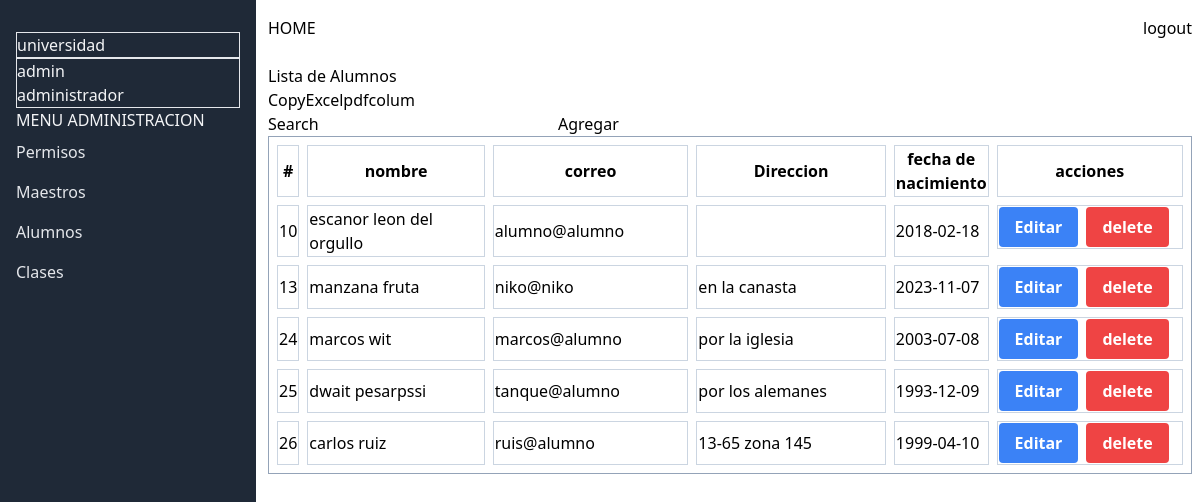
Page /admin/alumnos on the earlier database version.
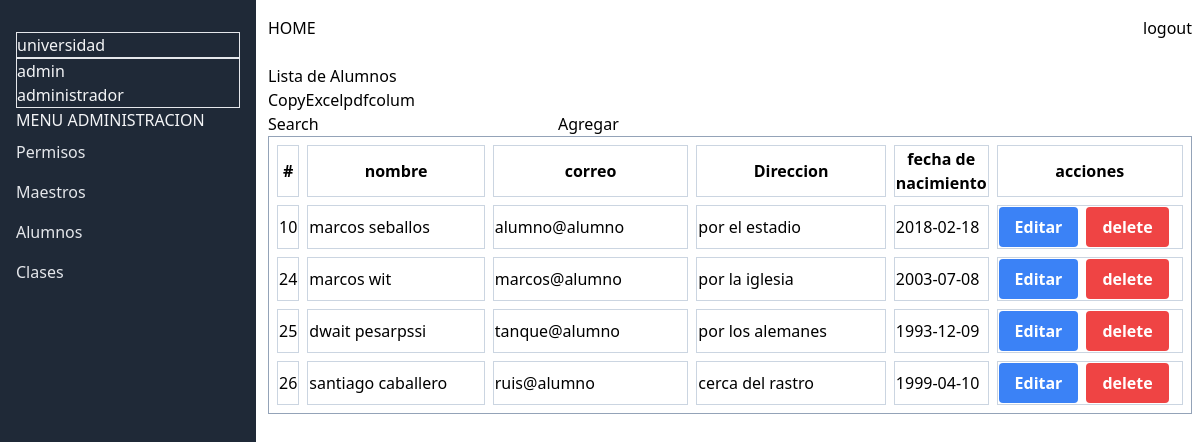
Same page on the later database version.
### tables this page shows
CREATE TABLE `usuarios` (
  `id` int(11) NOT NULL AUTO_INCREMENT,
  `correo` varchar(100) DEFAULT NULL,
  `password` varchar(250) DEFAULT NULL,
  `nombre` varchar(100) DEFAULT NULL,
  `apellido` varchar(100) DEFAULT NULL,
  `direccion` varchar(100) DEFAULT NULL,
  `fecha_nac` date DEFAULT NULL,
  `rol` int(11) DEFAULT NULL,
  `id_materias` int(11) DEFAULT NULL,
  PRIMARY KEY (`id`),
  KEY `usuarios_FK` (`rol`),
  KEY `usuarios_FK_1` (`id_materias`),
  CONSTRAINT `usuarios_FK` FOREIGN KEY (`rol`) REFERENCES `roles` (`id_rol`) ON DELETE CASCADE,
  CONSTRAINT `usuarios_FK_1` FOREIGN KEY (`id_materias`) REFERENCES `materia` (`id`) ON DELETE SET NULL
);

### Controllers/AdminController.php (called while the page is built, shortened)
<?php
class AdminController
{
    protected $model;
    public function __construct()
    {
        $this->model = new User();
    }
    public function alumnos()
    {
        $data = $this->model->where("rol", "=", "3");
        include $_SERVER["DOCUMENT_ROOT"] . "/views/admin/dash_alumno.php";
    }
}

### config/database.php (called while the page is built)
<?php
return [
    "host" => "localhost",
    "dbname" => "universidad",
    "username" => "root",
    "password" => ""
];

### Models/Mode.php (called while the page is built, shortened)
<?php
class Model
{
    private $db;
    protected $table;
    public function __construct()
    {
        $config = include($_SERVER["DOCUMENT_ROOT"] . "/config/database.php");
        try {
            $this->db = new mysqli(
                $config["host"],
                $config["username"],
                $config["password"],
                $config["dbname"]
            );
        } catch (mysqli_sql_exception $e) {
            echo "Error: " . $e->getMessage();
        }
    }
    public function where($column, $operator, $value)
    {
        $res = $this->db->query("SELECT * FROM {$this->table} WHERE $column $operator '$value' ");
        $data = $res->fetch_all(MYSQLI_ASSOC);
        return $data;
    }
}

### views/admin/dash_alumno.php (the view, shortened to what the changed rows need)
<!DOCTYPE html>
<html lang="en">
<head>
    <script src="https://cdn.tailwindcss.com"></script>
</head>
<body>
    <div class="flex">
        <div class="bg-gray-800 text-gray-100 w-64 px-4 py-8 h-screen">
            <div class=" border border-b-1 space-y-10">
                <h1> universidad</h1>
            </div>
        </div>
        <div class="pt-4 flex-1 ml-3 mr-2">
            <div>
                <h1> Lista de Alumnos</h1>
            </div>
            <div>
                <table id="table_id" class=" table-auto border-separate border-spacing-2 border border-slate-400">
                    <thead>
                        <tr>
                            <th class="border border-slate-300"># </th>
                            <th class="border border-slate-300 w-56">nombre</th>
                            <th class="border border-slate-300  w-56">correo</th>
                            <th class="border border-slate-300 w-60">Direccion</th>
                            <th class="border border-slate-300">fecha de nacimiento</th>
                            <th class="border border-slate-300 w-48 "> acciones</th>
                        </tr>
                    </thead>
                    <tbody>
                        <?php
                        foreach ($data as $data) {
                        ?>
                            <tr>
                                <td class="border border-slate-300"><?php echo $data['id']; ?> </td>
                                <td class="border border-slate-300"> <?php echo $data['nombre'] . " " . $data['apellido'] ?>
                                </td>
                                <td class="border border-slate-300"> <?php echo $data['correo']; ?></td>
                                <td class="border border-slate-300"><?php echo $data['direccion']; ?></td>
                                <td class="border border-slate-300"> <?php echo $data['fecha_nac']; ?></td>
                                <td class="border border-slate-300 flex space-x-2">
                                    <a class="bg-blue-500 text-white font-bold py-2 px-4 rounded" href="/admin/alumno/edit?id=<?php echo $data['id'] ?>"> Editar</a>
                                    <form action="/alumno/delete" method="post">
                                        <button class="bg-red-500 text-white font-bold py-2 px-4 rounded" type="submit">delete</button>
                                    </form>
                                </td>
                            </tr>
                        <?php  } ?>
                    </tbody>
                </table>
            </div>
        </div>
    </div>
</body>
</html>

Differences in the rows shown:
removed usuarios: id "13", nombre "manzana", apellido "fruta", correo "niko@niko", direccion "en la canasta", fecha_nac "2023-11-07"
changed usuarios "alumno@alumno": nombre "escanor" → "marcos"; apellido "leon del orgullo" → "seballos"; direccion (not shown) → "por el estadio"
changed usuarios "ruis@alumno": nombre "carlos" → "santiago"; apellido "ruiz" → "caballero"; direccion "13-65 zona 145" → "cerca del rastro"
